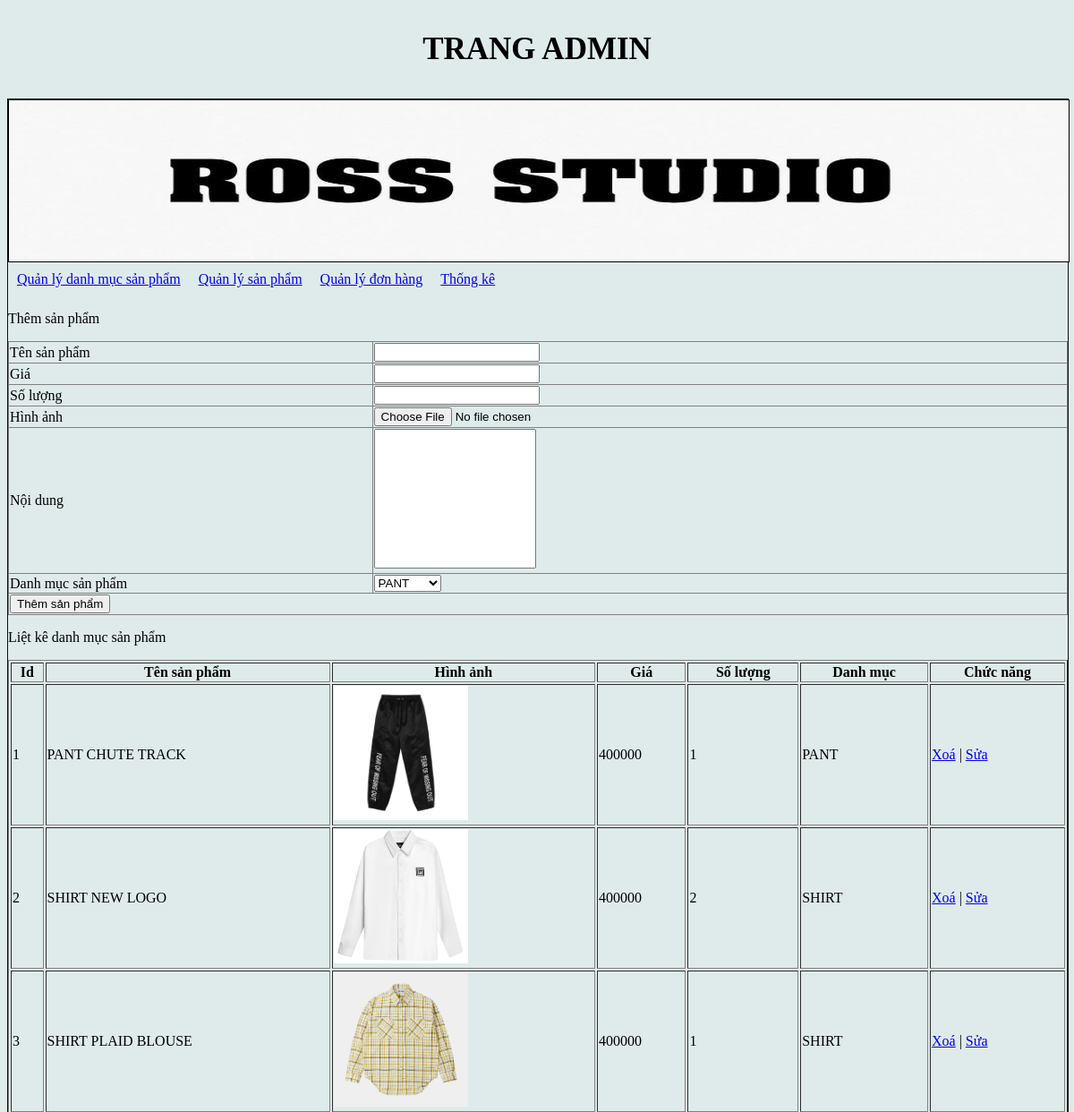
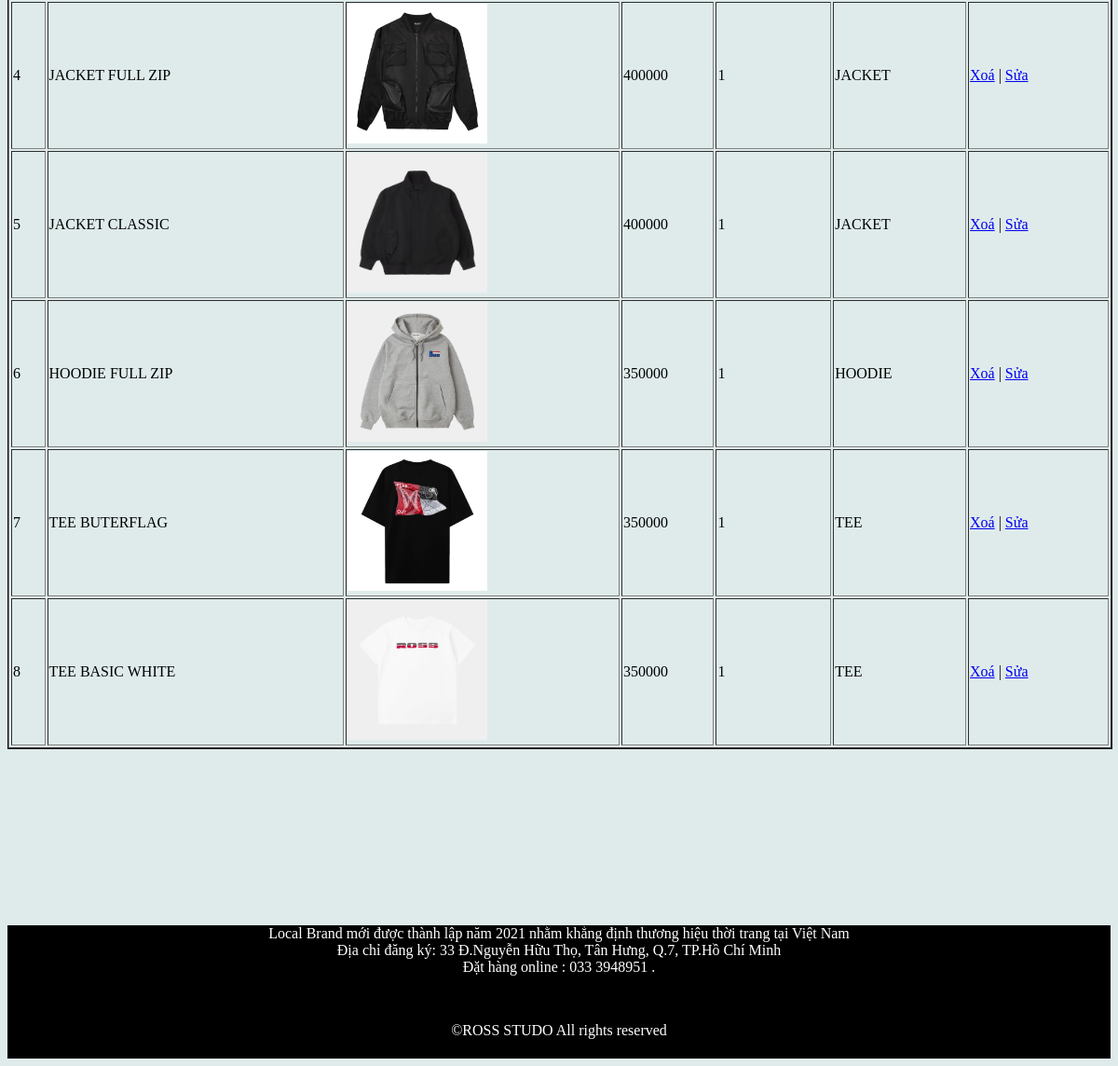
Screenshot of /admincp/index.php?action=quanlysp&query=them with the database file from the repository (2 pictures, top to bottom).
### tables this page shows
CREATE TABLE `tbl_sanpham` (
  `id_sanpham` int(11) NOT NULL,
  `tensanpham` varchar(250) NOT NULL,
  `giasp` varchar(50) NOT NULL,
  `soluong` int(11) NOT NULL,
  `hinhanh` varchar(50) NOT NULL,
  `noidung` text NOT NULL,
  `id_danhmuc` int(11) NOT NULL
);

CREATE TABLE `tbl_danhmuc` (
  `id_danhmuc` int(11) NOT NULL,
  `tendanhmuc` varchar(100) NOT NULL,
  `thutu` int(11) NOT NULL
);

### admincp/modules/quanlysp/lietke.php (the view)
<?php
	$sql_lietke_sp = "SELECT * FROM tbl_sanpham,tbl_danhmuc WHERE tbl_sanpham.id_danhmuc=tbl_danhmuc.id_danhmuc ORDER BY id_sanpham DESC";
	$query_lietke_sp = mysqli_query($mysqli,$sql_lietke_sp);
?>
<p>Liệt kê danh mục sản phẩm</p>
<table style="width:100%" border="1" style="border-collapse: collapse;">
  <tr>
  	<th>Id</th>
    <th>Tên sản phẩm</th>
    <th>Hình ảnh</th>
    <th>Giá </th>
    <th>Số lượng</th>
    <th>Danh mục</th>
    <th>Chức năng</th>
  </tr>
  <?php
  $i = 0;
  while($row = mysqli_fetch_array($query_lietke_sp)){
  	$i++;
  ?>
  <tr>
  	<td><?php echo $i ?></td>
    <td><?php echo $row['tensanpham'] ?></td>
    <td><img src="modules/quanlysp/uploads/<?php echo $row['hinhanh'] ?>" width="150px"></td>
    <td><?php echo $row['giasp'] ?></td>
    <td><?php echo $row['soluong'] ?></td>
    <td><?php echo $row['tendanhmuc'] ?></td>
   	<td>
   		<a href="modules/quanlysp/xuly.php?idsanpham=<?php echo $row['id_sanpham'] ?>">Xoá</a> | <a href="?action=quanlysp&query=sua&idsanpham=<?php echo $row['id_sanpham'] ?>">Sửa</a>
   	</td>
  </tr>
  <?php
  }
  ?>
</table>

### admincp/css/styleadmin.css (style rules this page uses)
body { background: rgb(223 235 235); }

### rows the page displays
tbl_sanpham: tensanpham "PANT CHUTE TRACK", hinhanh (picture), giasp "400000", soluong "1", id_danhmuc.tendanhmuc "PANT"
tbl_sanpham: tensanpham "SHIRT NEW LOGO", hinhanh (picture), giasp "400000", soluong "2", id_danhmuc.tendanhmuc "SHIRT"
tbl_sanpham: tensanpham "SHIRT PLAID BLOUSE", hinhanh (picture), giasp "400000", soluong "1", id_danhmuc.tendanhmuc "SHIRT"
tbl_sanpham: tensanpham "JACKET FULL ZIP", hinhanh (picture), giasp "400000", soluong "1", id_danhmuc.tendanhmuc "JACKET"
tbl_sanpham: tensanpham "JACKET CLASSIC", hinhanh (picture), giasp "400000", soluong "1", id_danhmuc.tendanhmuc "JACKET"
tbl_sanpham: tensanpham "HOODIE FULL ZIP", hinhanh (picture), giasp "350000", soluong "1", id_danhmuc.tendanhmuc "HOODIE"
tbl_sanpham: tensanpham "TEE BUTERFLAG", hinhanh (picture), giasp "350000", soluong "1", id_danhmuc.tendanhmuc "TEE"
tbl_sanpham: tensanpham "TEE BASIC WHITE", hinhanh (picture), giasp "350000", soluong "1", id_danhmuc.tendanhmuc "TEE"

### other values shown
form field danhmuc "PANT"
